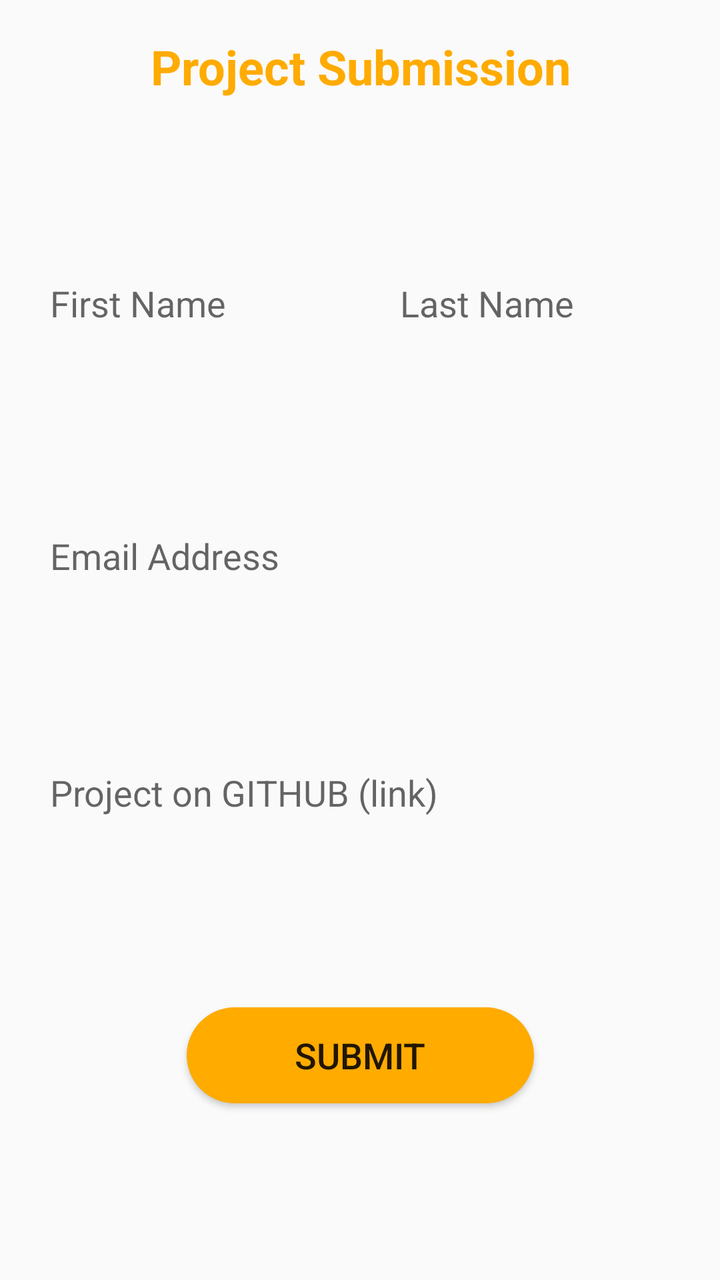
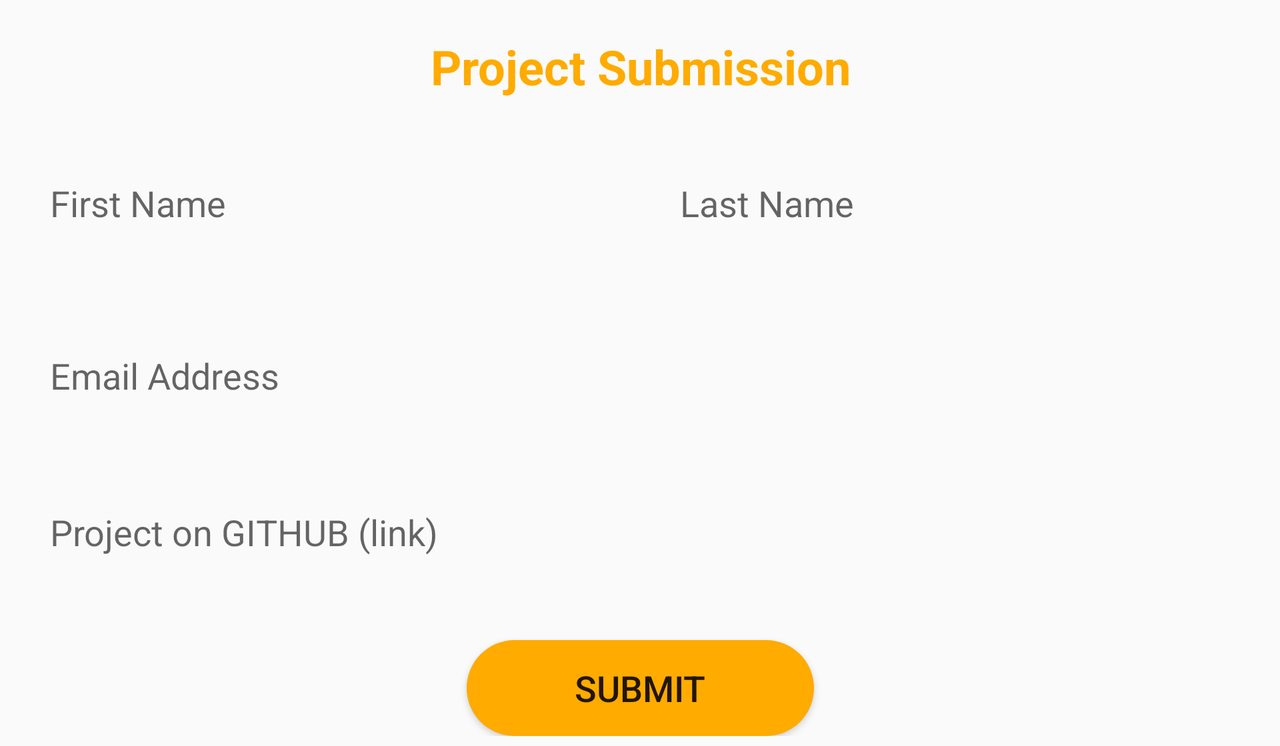

The same Android screen from two of the app's own layout files: first res/layout/ as a phone draws it, then the repository's variant for another configuration, drawn on a device whose configuration selects that folder. Both files follow.
<!-- AndroidManifest.xml: application theme AppTheme -->
<!-- res/layout/content_main.xml -->
<?xml version="1.0" encoding="utf-8"?>
<androidx.constraintlayout.widget.ConstraintLayout
    xmlns:android="http://schemas.android.com/apk/res/android"
    xmlns:app="http://schemas.android.com/apk/res-auto"
    xmlns:tools="http://schemas.android.com/tools"
    android:layout_width="match_parent"
    android:layout_height="match_parent"
    android:layout_margin="5dp"
    app:layout_behavior="@string/appbar_scrolling_view_behavior">

    <TextView
        android:id="@+id/textView"
        android:layout_width="wrap_content"
        android:layout_height="wrap_content"
        android:layout_margin="12dp"
        android:fontFamily="sans-serif"
        android:text="Project Submission"
        android:textAlignment="center"
        android:textColor="#FFAB00"
        android:textSize="24sp"
        android:textStyle="bold"
        app:layout_constraintEnd_toEndOf="parent"
        app:layout_constraintStart_toStartOf="parent"
        app:layout_constraintTop_toTopOf="parent" />

    <LinearLayout
        android:id="@+id/top_layout"
        android:layout_width="match_parent"
        android:layout_height="wrap_content"
        android:layout_marginTop="70dp"
        android:weightSum="100"
        app:layout_constraintStart_toStartOf="parent"
        app:layout_constraintTop_toBottomOf="@+id/textView">

        <EditText
            android:id="@+id/first_name"
            android:layout_width="0dp"
            android:layout_height="match_parent"
            android:layout_margin="8dp"
            android:layout_weight="50"
            android:background="@drawable/rounded_corner2"
            android:fontFamily="sans-serif"
            android:hint="@string/first_name"
            android:inputType="textPersonName"
            android:padding="12dp"
            android:textSize="18sp" />

        <EditText
            android:id="@+id/last_name"
            android:layout_width="0dp"
            android:layout_height="match_parent"
            android:layout_margin="8dp"
            android:layout_weight="50"
            android:background="@drawable/rounded_corner2"
            android:fontFamily="sans-serif"
            android:hint="Last Name"
            android:inputType="textPersonName"
            android:padding="12dp"
            android:textColor="#000000"
            android:textSize="18sp" />
    </LinearLayout>


    <EditText
        android:id="@+id/email"
        android:layout_width="match_parent"
        android:layout_height="wrap_content"
        android:layout_marginStart="8dp"
        android:layout_marginTop="70dp"
        android:layout_marginEnd="8dp"
        android:background="@drawable/rounded_corner2"
        android:hint="@string/email_address"
        android:inputType="textEmailAddress"
        android:padding="12dp"
        android:textSize="18sp"
        app:layout_constraintEnd_toEndOf="parent"
        app:layout_constraintStart_toStartOf="parent"
        app:layout_constraintTop_toBottomOf="@+id/top_layout" />

    <EditText
        android:id="@+id/project_link_tv"
        android:layout_width="match_parent"
        android:layout_height="wrap_content"
        android:layout_marginStart="8dp"
        android:layout_marginTop="70dp"
        android:layout_marginEnd="8dp"
        android:background="@drawable/rounded_corner2"
        android:hint="@string/project_on_github_link"
        android:inputType="textUri"
        android:padding="12dp"
        android:textSize="18sp"
        app:layout_constraintEnd_toEndOf="parent"
        app:layout_constraintStart_toStartOf="parent"
        app:layout_constraintTop_toBottomOf="@+id/email" />

    <Button
        android:id="@+id/submit_form_btn"
        android:layout_width="wrap_content"
        android:layout_height="wrap_content"
        android:text="@string/submit"
        android:textSize="18sp"
        android:paddingEnd="54dp"
        android:paddingStart="54dp"
        android:background="@drawable/rounded_corner_btn"
        style="?attr/materialButtonOutlinedStyle"
        app:strokeColor="#FB8C00"
        app:strokeWidth="12dp"
        app:shapeAppearance="?attr/shapeAppearanceLargeComponent"
        app:rippleColor="#039BE5"
        app:layout_constraintBottom_toBottomOf="parent"
        app:layout_constraintEnd_toEndOf="parent"
        app:layout_constraintStart_toStartOf="parent"
        app:layout_constraintTop_toBottomOf="@+id/project_link_tv" />

    <ProgressBar
        android:id="@+id/pb_load"
        style="?android:attr/progressBarStyle"
        android:layout_width="wrap_content"
        android:layout_height="wrap_content"
        android:visibility="invisible"
        app:layout_constraintBottom_toBottomOf="parent"
        app:layout_constraintEnd_toEndOf="parent"
        app:layout_constraintStart_toStartOf="parent"
        app:layout_constraintTop_toTopOf="@+id/textView" />


</androidx.constraintlayout.widget.ConstraintLayout>
<!-- resources referenced by this layout -->
<resources>
  <!-- drawable rounded_corner_btn (drawable) -->
  <?xml version="1.0" encoding="utf-8"?>
  <shape xmlns:android="http://schemas.android.com/apk/res/android">
      <corners android:radius="24dp" />
      <solid android:color="#FFAB00" />
  </shape>
  <string name="email_address">Email Address</string>
  <string name="first_name">First Name</string>
  <string name="project_on_github_link">Project on GITHUB (link)</string>
  <string name="submit">Submit</string>
  <style name="AppTheme" parent="Theme.AppCompat.Light.NoActionBar">
          
          <item name="colorPrimary">@color/colorPrimary</item>
          <item name="colorPrimaryDark">@color/colorPrimaryDark</item>
          <item name="colorAccent">@color/colorAccent</item>
      </style>
</resources>
<!-- res/layout-land/content_main.xml (the repository's variant of the layout above) -->
<!-- drawn on the phone turned sideways -->
<?xml version="1.0" encoding="utf-8"?>
<ScrollView
    xmlns:android="http://schemas.android.com/apk/res/android"
    xmlns:app="http://schemas.android.com/apk/res-auto"
    xmlns:tools="http://schemas.android.com/tools"
    android:layout_width="match_parent"
    android:layout_height="match_parent"
    android:layout_margin="5dp"
    app:layout_behavior="@string/appbar_scrolling_view_behavior">








    <androidx.constraintlayout.widget.ConstraintLayout
        android:layout_width="match_parent"
        android:layout_height="match_parent">

    <TextView
        android:id="@+id/textView"
        android:layout_width="wrap_content"
        android:layout_height="wrap_content"
        android:layout_margin="12dp"
        android:fontFamily="sans-serif"
        android:text="Project Submission"
        android:textAlignment="center"
        android:textColor="#FFAB00"
        android:textSize="24sp"
        android:textStyle="bold"
        app:layout_constraintEnd_toEndOf="parent"
        app:layout_constraintStart_toStartOf="parent"
        app:layout_constraintTop_toTopOf="parent" />

    <LinearLayout
        android:id="@+id/top_layout"
        android:layout_width="match_parent"
        android:layout_height="wrap_content"
        android:layout_marginTop="20dp"
        android:weightSum="100"
        app:layout_constraintStart_toStartOf="parent"
        app:layout_constraintTop_toBottomOf="@+id/textView">

        <EditText
            android:id="@+id/first_name"
            android:layout_width="0dp"
            android:layout_height="match_parent"
            android:layout_margin="8dp"
            android:layout_weight="50"
            android:background="@drawable/rounded_corner2"
            android:fontFamily="sans-serif"
            android:hint="@string/first_name"
            android:inputType="textPersonName"
            android:padding="12dp"
            android:textSize="18sp" />

        <EditText
            android:id="@+id/last_name"
            android:layout_width="0dp"
            android:layout_height="match_parent"
            android:layout_margin="8dp"
            android:layout_weight="50"
            android:background="@drawable/rounded_corner2"
            android:fontFamily="sans-serif"
            android:hint="Last Name"
            android:inputType="textPersonName"
            android:padding="12dp"
            android:textColor="#000000"
            android:textSize="18sp" />
    </LinearLayout>


    <EditText
        android:id="@+id/email"
        android:layout_width="match_parent"
        android:layout_height="wrap_content"
        android:layout_marginStart="8dp"
        android:layout_marginTop="30dp"
        android:layout_marginEnd="8dp"
        android:background="@drawable/rounded_corner2"
        android:hint="@string/email_address"
        android:inputType="textEmailAddress"
        android:padding="12dp"
        android:textSize="18sp"
        app:layout_constraintEnd_toEndOf="parent"
        app:layout_constraintStart_toStartOf="parent"
        app:layout_constraintTop_toBottomOf="@+id/top_layout" />

    <EditText
        android:id="@+id/project_link_tv"
        android:layout_width="match_parent"
        android:layout_height="wrap_content"
        android:layout_marginStart="8dp"
        android:layout_marginTop="30dp"
        android:layout_marginEnd="8dp"
        android:background="@drawable/rounded_corner2"
        android:hint="@string/project_on_github_link"
        android:inputType="textUri"
        android:padding="12dp"
        android:textSize="18sp"
        app:layout_constraintEnd_toEndOf="parent"
        app:layout_constraintStart_toStartOf="parent"
        app:layout_constraintTop_toBottomOf="@+id/email" />

    <Button
        android:id="@+id/submit_form_btn"
        android:layout_width="wrap_content"
        android:layout_height="wrap_content"
        android:text="@string/submit"
        android:textSize="18sp"
        android:paddingEnd="54dp"
        android:paddingStart="54dp"
        android:layout_marginTop="30dp"
        android:background="@drawable/rounded_corner_btn"
        style="?attr/materialButtonOutlinedStyle"
        app:strokeColor="#FB8C00"
        app:strokeWidth="12dp"
        app:shapeAppearance="?attr/shapeAppearanceLargeComponent"
        app:rippleColor="#039BE5"
        app:layout_constraintBottom_toBottomOf="parent"
        app:layout_constraintEnd_toEndOf="parent"
        app:layout_constraintStart_toStartOf="parent"
        app:layout_constraintTop_toBottomOf="@+id/project_link_tv" />


    </androidx.constraintlayout.widget.ConstraintLayout>



</ScrollView>
